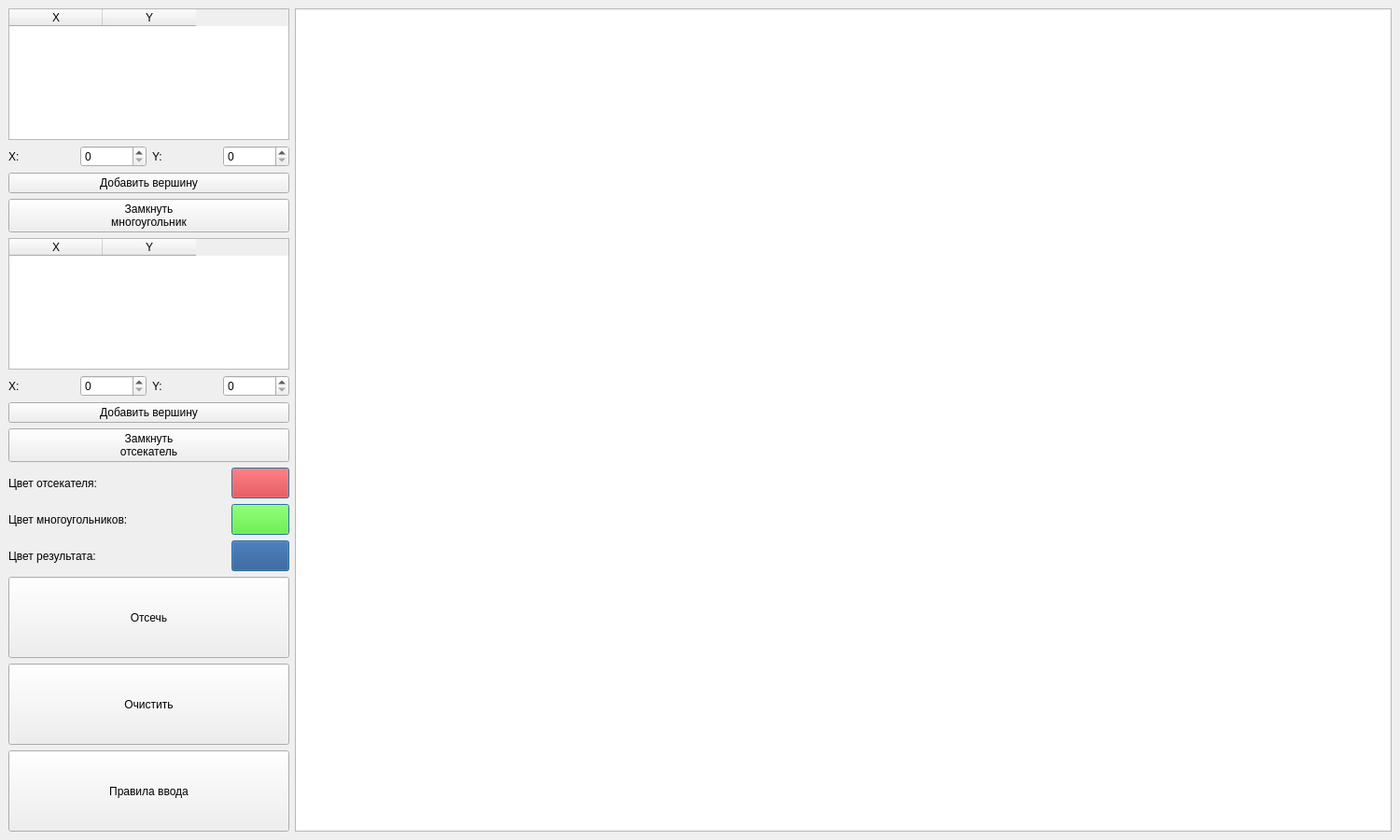
<?xml version="1.0" encoding="UTF-8"?>
<ui version="4.0">
 <class>MainWindow</class>
 <widget class="QMainWindow" name="MainWindow">
  <property name="geometry">
   <rect>
    <x>0</x>
    <y>0</y>
    <width>1500</width>
    <height>900</height>
   </rect>
  </property>
  <property name="sizePolicy">
   <sizepolicy hsizetype="Minimum" vsizetype="Preferred">
    <horstretch>0</horstretch>
    <verstretch>0</verstretch>
   </sizepolicy>
  </property>
  <property name="windowTitle">
   <string>Maslova Lab08</string>
  </property>
  <widget class="QWidget" name="centralwidget">
   <layout class="QGridLayout" name="gridLayout">
    <item row="0" column="1" rowspan="8">
     <widget class="QGraphicsView" name="graphicsView"/>
    </item>
    <item row="4" column="0">
     <layout class="QGridLayout" name="colorLayout">
      <item row="1" column="0">
       <widget class="QLabel" name="segmentsColorLbl">
        <property name="text">
         <string>Цвет многоугольников:</string>
        </property>
       </widget>
      </item>
      <item row="0" column="0">
       <widget class="QLabel" name="selectorColorLbl">
        <property name="text">
         <string>Цвет отсекателя:</string>
        </property>
       </widget>
      </item>
      <item row="1" column="1">
       <widget class="QPushButton" name="segmentsColorBtn">
        <property name="enabled">
         <bool>true</bool>
        </property>
        <property name="minimumSize">
         <size>
          <width>62</width>
          <height>33</height>
         </size>
        </property>
        <property name="maximumSize">
         <size>
          <width>62</width>
          <height>33</height>
         </size>
        </property>
        <property name="autoFillBackground">
         <bool>false</bool>
        </property>
        <property name="styleSheet">
         <string notr="true">background-color: rgb(65, 255, 0);</string>
        </property>
        <property name="text">
         <string/>
        </property>
        <property name="autoExclusive">
         <bool>false</bool>
        </property>
        <property name="autoDefault">
         <bool>false</bool>
        </property>
        <property name="default">
         <bool>true</bool>
        </property>
        <property name="flat">
         <bool>false</bool>
        </property>
       </widget>
      </item>
      <item row="0" column="1">
       <widget class="QPushButton" name="selectorColorBtn">
        <property name="enabled">
         <bool>true</bool>
        </property>
        <property name="minimumSize">
         <size>
          <width>62</width>
          <height>33</height>
         </size>
        </property>
        <property name="maximumSize">
         <size>
          <width>62</width>
          <height>33</height>
         </size>
        </property>
        <property name="autoFillBackground">
         <bool>false</bool>
        </property>
        <property name="styleSheet">
         <string notr="true">background-color: rgb(255, 0, 0);</string>
        </property>
        <property name="text">
         <string/>
        </property>
        <property name="autoExclusive">
         <bool>false</bool>
        </property>
        <property name="autoDefault">
         <bool>false</bool>
        </property>
        <property name="default">
         <bool>true</bool>
        </property>
        <property name="flat">
         <bool>false</bool>
        </property>
       </widget>
      </item>
      <item row="2" column="0">
       <widget class="QLabel" name="resultColorLbl">
        <property name="text">
         <string>Цвет результата:</string>
        </property>
       </widget>
      </item>
      <item row="2" column="1">
       <widget class="QPushButton" name="resultColorBtn">
        <property name="enabled">
         <bool>true</bool>
        </property>
        <property name="minimumSize">
         <size>
          <width>62</width>
          <height>33</height>
         </size>
        </property>
        <property name="maximumSize">
         <size>
          <width>62</width>
          <height>33</height>
         </size>
        </property>
        <property name="autoFillBackground">
         <bool>false</bool>
        </property>
        <property name="styleSheet">
         <string notr="true">background-color: rgb(32, 74, 135);</string>
        </property>
        <property name="text">
         <string/>
        </property>
        <property name="autoExclusive">
         <bool>false</bool>
        </property>
        <property name="autoDefault">
         <bool>false</bool>
        </property>
        <property name="default">
         <bool>true</bool>
        </property>
        <property name="flat">
         <bool>false</bool>
        </property>
       </widget>
      </item>
     </layout>
    </item>
    <item row="1" column="0">
     <layout class="QVBoxLayout" name="segmentsLayout">
      <item>
       <layout class="QGridLayout" name="segmentLayout">
        <item row="0" column="3">
         <widget class="QSpinBox" name="yPolSB">
          <property name="maximum">
           <number>874</number>
          </property>
         </widget>
        </item>
        <item row="0" column="1">
         <widget class="QSpinBox" name="xPolSB">
          <property name="maximum">
           <number>1164</number>
          </property>
         </widget>
        </item>
        <item row="0" column="0">
         <widget class="QLabel" name="xPolLbl">
          <property name="text">
           <string>X:</string>
          </property>
         </widget>
        </item>
        <item row="0" column="2">
         <widget class="QLabel" name="yPolLbl">
          <property name="text">
           <string>Y:</string>
          </property>
         </widget>
        </item>
       </layout>
      </item>
      <item>
       <widget class="QPushButton" name="addPolVrtBtn">
        <property name="sizePolicy">
         <sizepolicy hsizetype="Minimum" vsizetype="Preferred">
          <horstretch>0</horstretch>
          <verstretch>0</verstretch>
         </sizepolicy>
        </property>
        <property name="text">
         <string>Добавить вершину</string>
        </property>
       </widget>
      </item>
      <item>
       <widget class="QPushButton" name="setPolygonBtn">
        <property name="text">
         <string>Замкнуть
многоугольник</string>
        </property>
       </widget>
      </item>
     </layout>
    </item>
    <item row="5" column="0">
     <widget class="QPushButton" name="selectBtn">
      <property name="sizePolicy">
       <sizepolicy hsizetype="Minimum" vsizetype="Preferred">
        <horstretch>0</horstretch>
        <verstretch>0</verstretch>
       </sizepolicy>
      </property>
      <property name="text">
       <string>Отсечь</string>
      </property>
     </widget>
    </item>
    <item row="6" column="0">
     <widget class="QPushButton" name="clearBtn">
      <property name="sizePolicy">
       <sizepolicy hsizetype="Minimum" vsizetype="Preferred">
        <horstretch>0</horstretch>
        <verstretch>0</verstretch>
       </sizepolicy>
      </property>
      <property name="text">
       <string>Очистить</string>
      </property>
     </widget>
    </item>
    <item row="7" column="0">
     <widget class="QPushButton" name="roolsBtn">
      <property name="sizePolicy">
       <sizepolicy hsizetype="Minimum" vsizetype="Preferred">
        <horstretch>0</horstretch>
        <verstretch>0</verstretch>
       </sizepolicy>
      </property>
      <property name="text">
       <string>Правила ввода</string>
      </property>
     </widget>
    </item>
    <item row="0" column="0">
     <widget class="QTableWidget" name="polygonsTable">
      <property name="sizePolicy">
       <sizepolicy hsizetype="Fixed" vsizetype="Fixed">
        <horstretch>0</horstretch>
        <verstretch>0</verstretch>
       </sizepolicy>
      </property>
      <property name="minimumSize">
       <size>
        <width>301</width>
        <height>141</height>
       </size>
      </property>
      <property name="maximumSize">
       <size>
        <width>301</width>
        <height>141</height>
       </size>
      </property>
      <property name="editTriggers">
       <set>QAbstractItemView::NoEditTriggers</set>
      </property>
      <attribute name="verticalHeaderMinimumSectionSize">
       <number>21</number>
      </attribute>
      <attribute name="verticalHeaderDefaultSectionSize">
       <number>41</number>
      </attribute>
      <column>
       <property name="text">
        <string>X</string>
       </property>
      </column>
      <column>
       <property name="text">
        <string>Y</string>
       </property>
      </column>
     </widget>
    </item>
    <item row="3" column="0">
     <layout class="QVBoxLayout" name="selectersLayout">
      <item>
       <layout class="QGridLayout" name="selecterLayout">
        <item row="0" column="1">
         <widget class="QSpinBox" name="xSelSB">
          <property name="maximum">
           <number>1164</number>
          </property>
         </widget>
        </item>
        <item row="0" column="0">
         <widget class="QLabel" name="xSelLbl">
          <property name="text">
           <string>X:</string>
          </property>
         </widget>
        </item>
        <item row="0" column="3">
         <widget class="QSpinBox" name="ySelSB">
          <property name="maximum">
           <number>874</number>
          </property>
         </widget>
        </item>
        <item row="0" column="2">
         <widget class="QLabel" name="ySelLbl">
          <property name="text">
           <string>Y:</string>
          </property>
         </widget>
        </item>
       </layout>
      </item>
      <item>
       <widget class="QPushButton" name="addSelVrtBtn">
        <property name="text">
         <string>Добавить вершину</string>
        </property>
       </widget>
      </item>
      <item>
       <widget class="QPushButton" name="setSelectorBtn">
        <property name="sizePolicy">
         <sizepolicy hsizetype="Minimum" vsizetype="Preferred">
          <horstretch>0</horstretch>
          <verstretch>0</verstretch>
         </sizepolicy>
        </property>
        <property name="text">
         <string>Замкнуть
отсекатель</string>
        </property>
       </widget>
      </item>
     </layout>
    </item>
    <item row="2" column="0">
     <widget class="QTableWidget" name="selectorTable">
      <property name="sizePolicy">
       <sizepolicy hsizetype="Fixed" vsizetype="Fixed">
        <horstretch>0</horstretch>
        <verstretch>0</verstretch>
       </sizepolicy>
      </property>
      <property name="minimumSize">
       <size>
        <width>301</width>
        <height>141</height>
       </size>
      </property>
      <property name="maximumSize">
       <size>
        <width>301</width>
        <height>141</height>
       </size>
      </property>
      <property name="editTriggers">
       <set>QAbstractItemView::NoEditTriggers</set>
      </property>
      <attribute name="verticalHeaderMinimumSectionSize">
       <number>21</number>
      </attribute>
      <attribute name="verticalHeaderDefaultSectionSize">
       <number>41</number>
      </attribute>
      <column>
       <property name="text">
        <string>X</string>
       </property>
      </column>
      <column>
       <property name="text">
        <string>Y</string>
       </property>
      </column>
     </widget>
    </item>
   </layout>
  </widget>
 </widget>
 <resources/>
 <connections/>
</ui>
